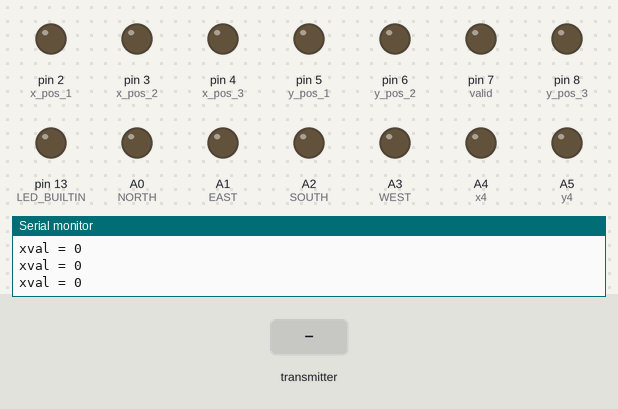
Recording of a sketch running on a simulated Arduino Uno, built with avr-gcc and run on an emulated ATmega328P. Parts: output pins drawn as LEDs (lit = HIGH), the last lines printed to the serial monitor. The inputs (shaded band) are chosen by the test bench. No radio packets arrive unless stated.

Above: at 1.2 s.
1.3 s: the transmitter starts sending info = 256
At 2.0 s:
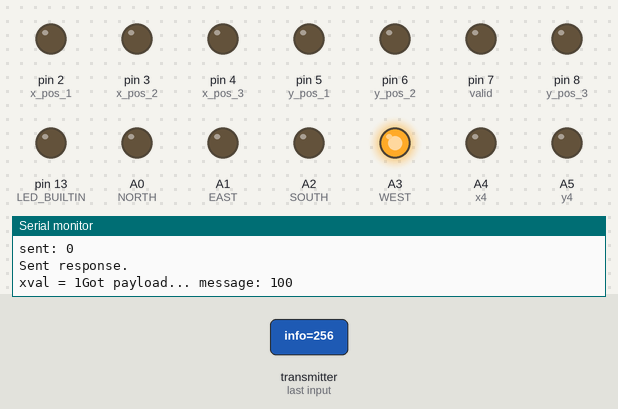
2.9 s: the transmitter starts sending info = 1023
At 3.4 s:
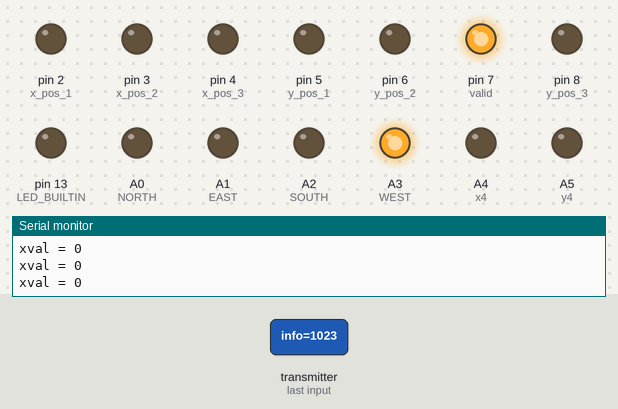
4.4 s: the transmitter starts sending info = 512
At 4.9 s:
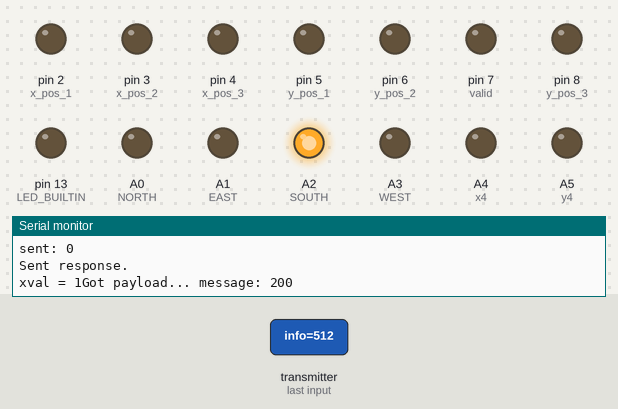
6.0 s: the transmitter starts sending info = 1023
At 7.2 s:
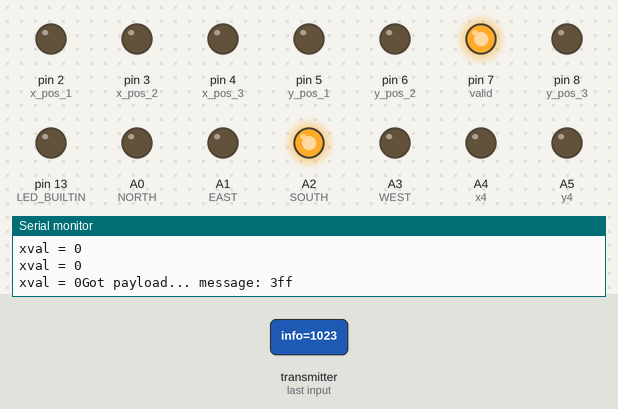
7.5 s: the transmitter starts sending info = 0
At 8.0 s:
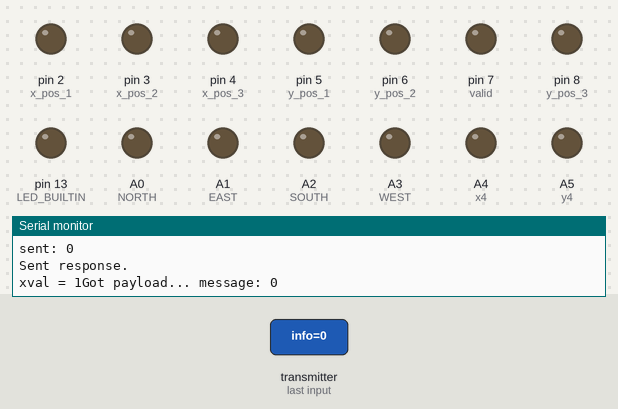
Timing chart, 0 to 10.1 s (numbered marks = the images above; inputs shaded):
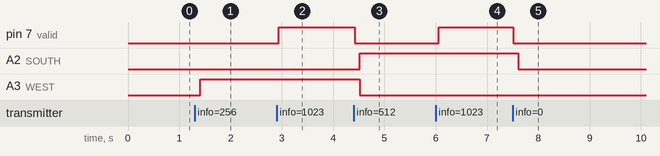

The sketch:

RadioReceiver.ino
```cpp
// 000swwwwxxxxyyyy

/*
 Copyright (C) 2011 J. Coliz <maniacbug@ymail.com>
 This program is free software; you can redistribute it and/or
 modify it under the terms of the GNU General Public License
 version 2 as published by the Free Software Foundation.
 */

/**
 * Example for Getting Started with nRF24L01+ radios.
 *
 * This is an example of how to use the RF24 class.  Write this sketch to two
 * different nodes.  Put one of the nodes into 'transmit' mode by connecting
 * with the serial monitor and sending a 'T'.  The ping node sends the current
 * time to the pong node, which responds by sending the value back.  The ping
 * node can then see how long the whole cycle took.
 */

#include <SPI.h>
#include "nRF24L01.h"
#include "RF24.h"
#include "printf.h"

// pins for base station arduino

int valid   = 7;
int x_pos_1 = 2;
int x_pos_2 = 3;
int x_pos_3 = 4;
int y_pos_1 = 5;
int y_pos_2 = 6;
int y_pos_3 = 8;

// function that draws a square in the given position (x,y) with walls

void drawSquare(int x1,int x2,int x3, int x4, int y1,int y2,int y3, int y4, int N, int E, int S, int W) {
  // valid boy


  // x coordinates
  digitalWrite( x_pos_1, x1 );
  digitalWrite( x_pos_2, x2 );
  digitalWrite( x_pos_3, x3);
  digitalWrite( A4, x4);

  // y coordinates
  digitalWrite( y_pos_1, y1 );
  digitalWrite( y_pos_2, y2 );
  digitalWrite( y_pos_3, y3 );
  digitalWrite( A5, y4 );

  // WALLS
  digitalWrite( A0, N);
  digitalWrite( A1, E);
  digitalWrite( A2, S);
  digitalWrite( A3, W);
}

//
// Hardware configuration
//

// Set up nRF24L01 radio on SPI bus plus pins 9 & 10

RF24 radio(9,10);

//
// Topology
//

// Radio pipe addresses for the 2 nodes to communicate.
const uint64_t pipes[2] = { 0x0000000016LL, 0x0000000017LL };

//
// Role management
//
// Set up role.  This sketch uses the same software for all the nodes
// in this system.  Doing so greatly simplifies testing.
//

// The various roles supported by this sketch
typedef enum { role_ping_out = 1, role_pong_back } role_e;

// The debug-friendly names of those roles
const char* role_friendly_name[] = { "invalid", "Ping out", "Pong back"};

// The role of the current running sketch
role_e role = role_pong_back;

void setup(void)
{
  //
  // Print preamble
  //

  Serial.begin(57600);
  printf_begin();

  //
  // Setup and configure rf radio
  //

  radio.begin();

  // optionally, increase the delay between retries & # of retries
  radio.setRetries(15,15);
  radio.setAutoAck(true);
  // set the channel
  radio.setChannel(0x50);
  // set the power
  // RF24_PA_MIN=-18dBm, RF24_PA_LOW=-12dBm, RF24_PA_MED=-6dBM, and RF24_PA_HIGH=0dBm.
  radio.setPALevel(RF24_PA_HIGH);
  //RF24_250KBPS for 250kbs, RF24_1MBPS for 1Mbps, or RF24_2MBPS for 2Mbps
  radio.setDataRate(RF24_250KBPS);

  // optionally, reduce the payload size.  seems to
  // improve reliability
  radio.setPayloadSize(2);

  //
  // Open pipes to other nodes for communication
  //

  // This simple sketch opens two pipes for these two nodes to communicate
  // back and forth.
  // Open 'our' pipe for writing
  // Open the 'other' pipe for reading, in position #1 (we can have up to 5 pipes open for reading)

  radio.openWritingPipe(pipes[1]);
  radio.openReadingPipe(1,pipes[0]);


  //
  // Start listening
  //

  radio.startListening();

  //
  // Dump the configuration of the rf unit for debugging
  //

  radio.printDetails();

  // setting up pins for communication with the FPGA

  pinMode( valid, OUTPUT );
  pinMode( LED_BUILTIN, OUTPUT );
  pinMode( x_pos_1, OUTPUT );
  pinMode( y_pos_1, OUTPUT );
  pinMode( x_pos_2, OUTPUT );
  pinMode( y_pos_2, OUTPUT );
  pinMode( x_pos_3, OUTPUT );
  pinMode( y_pos_3, OUTPUT );
  pinMode( A4, OUTPUT ); //x4
  pinMode( A5, OUTPUT ); //y4
  pinMode( A0, OUTPUT ); //NORTH
  pinMode( A1, OUTPUT ); //EAST
  pinMode( A2, OUTPUT ); //SOUTH
  pinMode( A3, OUTPUT ); //WEST
}

void loop(void) {
  while(1) {
    bool xval;
    byte x1;
    byte x2;
    byte x3;
    byte x4;

    bool yval;
    byte y1;
    byte y2;
    byte y3;
    byte y4;

    byte north_wall;
    byte east_wall;
    byte south_wall;
    byte west_wall;

    byte global_sent;

//    // if there is data ready
//    if ( !radio.available() ) {
//      printf("radio not available");
//    }
    if ( radio.available() ){
//    else {
//      printf("radio available");
//
      // Dump the payloads until we've gotten everything
      uint16_t info;
      bool done = false;
      while (!done)
      {
        // Fetch the payload, and see if this was the last one.
        done = radio.read( &info, sizeof(uint16_t) );

        // Spew it
        uint16_t xcord = (info & B11110000) >> 4 ;
        uint16_t ycord = (info & B00001111)      ;
        uint16_t walls = (info >> 8)  & B00001111;
        uint16_t sent  = (info >> 12) & B00000001;

        if (xcord > 9) {
          xval = false;
        } else {
          xval = true;
        }
        x1 = (xcord >> 3) & B00000001;
        x2 = (xcord >> 2) & B00000001;
        x3 = (xcord >> 1) & B00000001;
        x4 = xcord & B00000001;

        if (ycord > 9) {
          yval = false;
        } else {
          yval = true;
        }
        y1 = (ycord >> 3) & B00000001;
        y2 = (ycord >> 2) & B00000001;
        y3 = (ycord >> 1) & B00000001;
        y4 = ycord & B00000001;

        north_wall = (walls >> 3) & B00000001;
        east_wall  = (walls >> 2) & B00000001;
        south_wall = (walls >> 1) & B00000001;
        west_wall  = walls & B00000001;

        global_sent = sent;

        printf("Got payload... ");
        printf("message: %x", info);
        printf("\nx-coord: %d", xcord );
        printf("\ny-coord: %d", ycord );
        printf("\nwalls: %d",   walls );
        printf("\nsent: %d", sent );
        printf("\n\n");
      }

      // First, stop listening so we can talk
      radio.stopListening();

      // Send the final one back.
      radio.write( &info, sizeof(uint16_t) );
      printf("Sent response.\n\r");

      // Now, resume listening so we catch the next packets.
      radio.startListening();
    }

    else {
      delay(1);
    }
    printf("\nxval = %d", xval);
    // sending the data to draw the square, then setting valid bit to HIGH
    if (!global_sent && xval && yval) {
      digitalWrite( valid, LOW );
      delay(100);
      drawSquare(x1, x2, x3, x4, y1, y2, y3, y4, north_wall, east_wall, south_wall, west_wall);
      delay(100);
      digitalWrite( valid, HIGH );
    }

    else {
      delay(1);
    }
  }
}
// vim:cin:ai:sts=2 sw=2 ft=cpp
```

printf.h
```cpp
// (licence header left out)
/**
 * @file printf.h
 *
 * Setup necessary to direct stdout to the Arduino Serial library, which
 * enables 'printf'
 */

#ifndef __PRINTF_H__
#define __PRINTF_H__

#ifdef ARDUINO

int serial_putc( char c, FILE * )
{
  Serial.write( c );

  return c;
}

void printf_begin(void)
{
  fdevopen( &serial_putc, 0 );
}

#else
#error This example is only for use on Arduino.
#endif // ARDUINO

#endif // __PRINTF_H__
```

Measured:
- after the input at 1.3 s, A3 (WEST): LOW → HIGH after 0.11 s
- after the input at 2.9 s, pin 7 (valid): LOW → HIGH at once
- after the input at 4.4 s, pin 7 (valid): HIGH → LOW at once; A2 (SOUTH): LOW → HIGH after 0.12 s; A3 (WEST): HIGH → LOW after 0.12 s
- after the input at 6.0 s, pin 7 (valid): LOW → HIGH after 0.05 s
- after the input at 7.5 s, pin 7 (valid): HIGH → LOW at once; A2 (SOUTH): HIGH → LOW after 0.11 s
